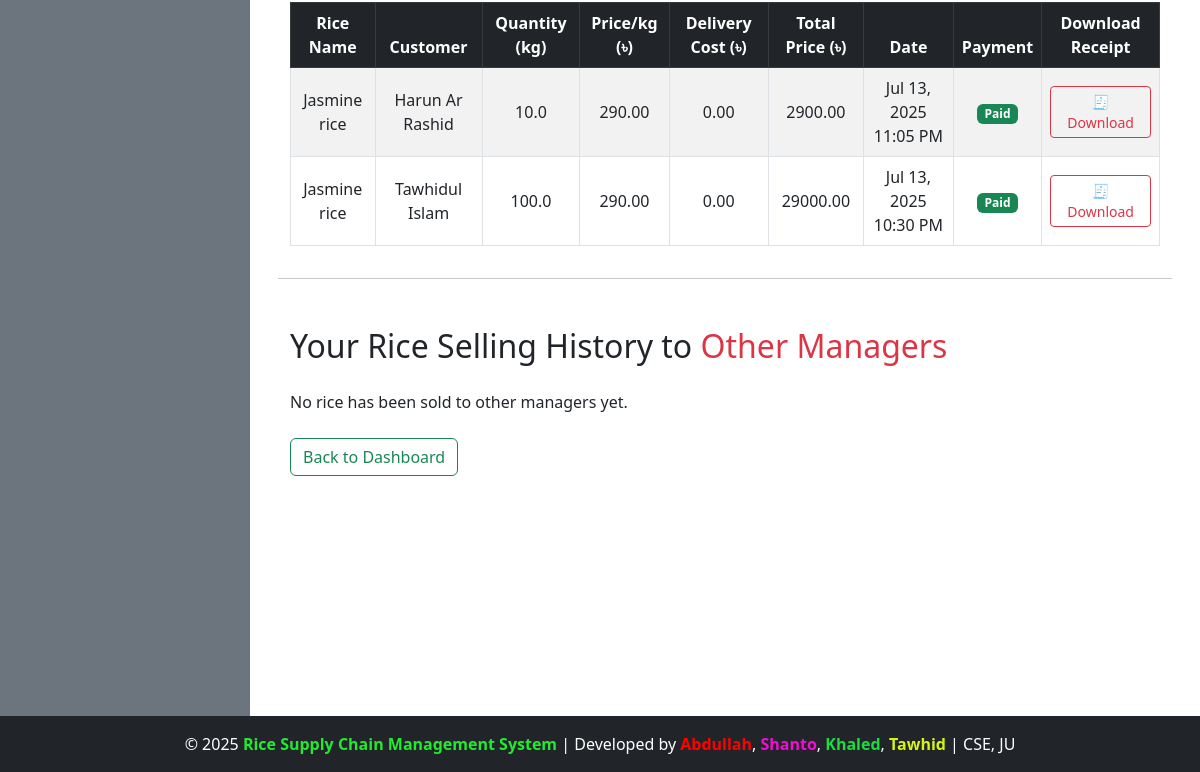
Page /manager/purchase_history/ (signed in, lower part) on the earlier database version.
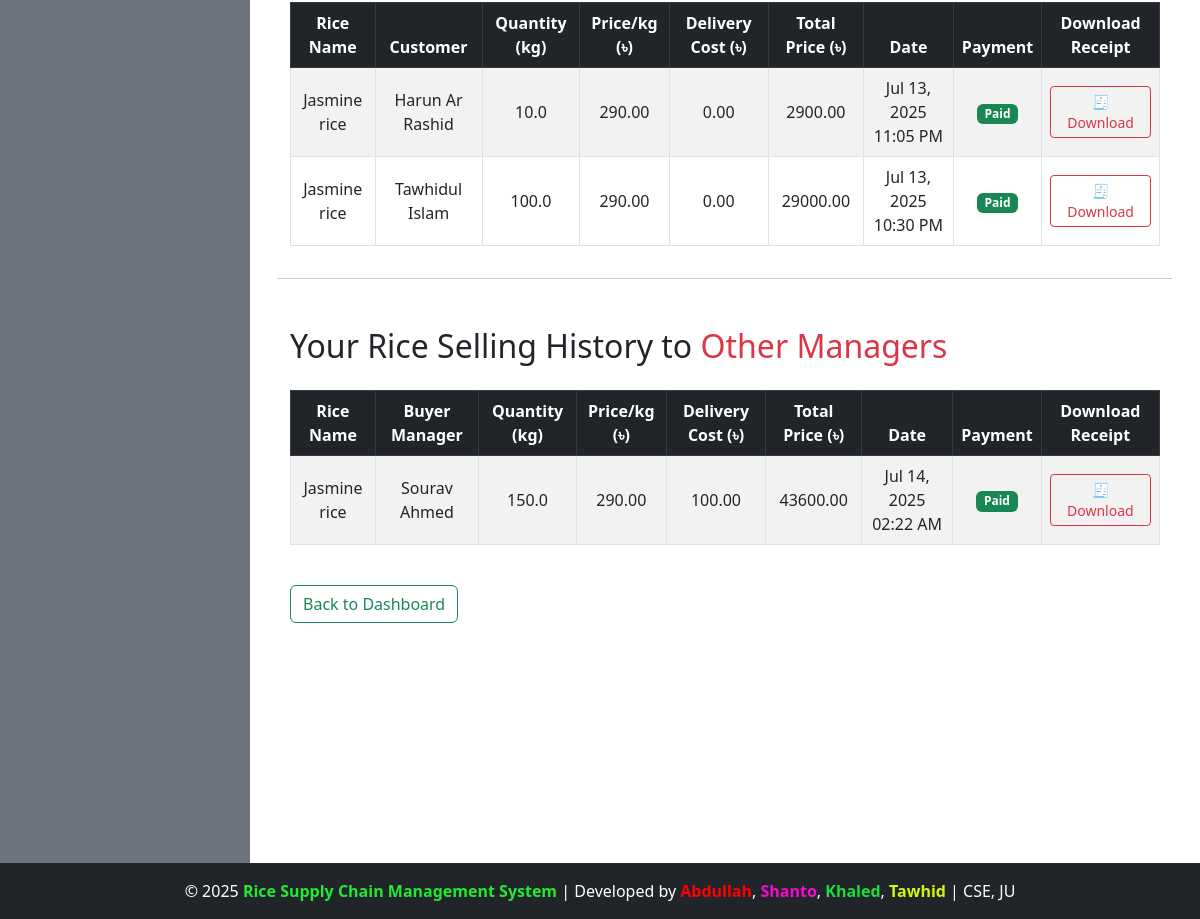
Same page on the later database version.
### customer/models.py (models this page shows, shortened)
class Purchase_Rice(models.Model):
    STATUS_CHOICES = [
        ('Pending', 'Pending'),
        ('Accepted', 'Accepted'),
        ('Cancel', 'Cancel'),
        ('Shipping', 'Shipping'),
        ('Delivered', 'Delivered'),
        ('Successful', 'Successful'),
    ]
    customer = models.ForeignKey(CustomUser, on_delete=models.CASCADE, related_name='customer_rice_purchases')
    rice = models.ForeignKey(RicePost, on_delete=models.CASCADE, related_name='customer_rice_orders')
    quantity_purchased = models.FloatField()
    total_price = models.DecimalField(max_digits=10, decimal_places=2)
    profit_or_loss = models.DecimalField(max_digits=10, decimal_places=2, default=0)
    delivery_cost = models.DecimalField(max_digits=6, decimal_places=2, default=0)
    is_confirmed = models.BooleanField(default=False)
    payment = models.BooleanField(default=False)
    status = models.CharField(max_length=20, choices=STATUS_CHOICES, default='Pending')  # ✅ New field
    purchase_date = models.DateTimeField(auto_now_add=True)

class CustomerProfile(models.Model):
    user = models.OneToOneField(CustomUser, on_delete=models.CASCADE, limit_choices_to={'role':'customer'},related_name="customerprofile")
    full_name = models.CharField(max_length=100)
    phone_number = models.CharField(max_length=11)
    Transaction_password = models.CharField(max_length=11,null=True,blank=True)
    address =models.TextField()
    image = models.ImageField(upload_to="customer_profile/",blank=True,null=True)
    date_of_birth = models.DateField(blank=True,null=True)
    created_at = models.DateTimeField(auto_now_add=True,blank=True,null=True)

### manager/models.py (models this page shows, shortened)
class RicePost(models.Model):
    manager = models.ForeignKey(CustomUser,on_delete=models.CASCADE, limit_choices_to={'role':'manager'},related_name="managerPost")
    rice_name = models.CharField(max_length=200, blank=True, null=True)
    quality = models.CharField(max_length=100)
    quantity_kg = models.FloatField()
    price_per_kg = models.DecimalField(max_digits=6, decimal_places=2)
    description = models.TextField()
    is_sold = models.BooleanField(default=False)
    rice_image = models.ImageField(upload_to="rice_image/",blank=True,null=True)
    created_at = models.DateTimeField(auto_now_add=True)

class PurchaseRice(models.Model):
    STATUS_CHOICES = [
        ('Pending', 'Pending'),
        ('Accepted', 'Accepted'),
        ('Shipping', 'Shipping'),
        ('Delivered', 'Delivered'),
        ('Successful', 'Successful'),
        ('Cancelled', 'Cancelled'),
    ]
    manager = models.ForeignKey(CustomUser, on_delete=models.CASCADE)
    rice = models.ForeignKey(RicePost, on_delete=models.CASCADE, related_name="PurchaseRice")
    quantity_purchased = models.FloatField()
    total_price = models.DecimalField(max_digits=10, decimal_places=2)
    profit_or_loss = models.FloatField(null=True, blank=True)
    delivery_cost = models.DecimalField(max_digits=6, decimal_places=2, default=0)
    is_confirmed = models.BooleanField(default=False)
    payment = models.BooleanField(default=False)
    status = models.CharField(max_length=20, choices=STATUS_CHOICES, default='Pending')  # ✅ Add this line
    purchase_date = models.DateTimeField(auto_now_add=True)

class ManagerProfile(models.Model):
    user = models.OneToOneField(CustomUser,on_delete=models.CASCADE,limit_choices_to={'role':'manager'},related_name="managerprofile")
    full_name = models.CharField(max_length=100)
    phone_number = models.CharField(max_length=11)
    transaction_password = models.CharField(blank=True)
    address = models.TextField()
    mill_name = models.CharField(max_length=100)
    mill_location = models.TextField()
    profile_image = models.ImageField(upload_to="manager_profile/",blank=True,null=True)
    experience_year = models.PositiveIntegerField(blank=True, null=True)
    bio = models.TextField(blank=True)
    created_at = models.DateTimeField(auto_now_add=True)

### accounts/models.py (models this page shows, shortened)
class CustomUser(AbstractUser):
    ROLE_CHOICES = (
        ('admin', 'Admin'),
        ('manager', 'Manager'),
        ('customer', 'Customer'),
        ('dealer', 'Dealer'),
    )
    role = models.CharField(max_length=20, choices=ROLE_CHOICES, default='admin')

### manager/views.py (the view)
# urls.py: path('purchase_history/', views.purchase_history, name='purchase_history'),
@login_required(login_url="login")
@user_passes_test(check_manager_and_admin)
def purchase_history(request):
    purchases_paddy = Purchase_paddy.objects.filter(manager=request.user,status="Successful").order_by("-purchase_date")
    selling_rice = Purchase_Rice.objects.filter(rice__manager=request.user,status="Successful").order_by("-purchase_date")
    purchases_rice_from_others_manager = PurchaseRice.objects.filter(manager=request.user,status="Successful").order_by("-purchase_date")
    selling_rice_to_managers = PurchaseRice.objects.filter(rice__manager=request.user,status="Successful").order_by("-purchase_date")
    context = {
        "purchases_paddy": purchases_paddy,
        "purchases_rice": purchases_rice_from_others_manager,
        "seling_rice": selling_rice,
        "seling_rice_to_managers": selling_rice_to_managers,
    }
    return render(request, "manager/purchase_history.html", context)

### admin_panel/context_processors.py (called while the page is built)
def admin_profile(request):
    if request.user.is_authenticated:
        try:
            admin = AdminProfile.objects.get(user=request.user)
            return {'admin': admin}
        except AdminProfile.DoesNotExist:
            return {}
    return {}

### customer/context_processors.py (called while the page is built)
def customer_profile(request):
    if request.user.is_authenticated:
        try:
            customer = CustomerProfile.objects.get(user=request.user)
            return {'customer': customer}
        except CustomerProfile.DoesNotExist:
            return {}
    return {}

### manager/context_processors.py (called while the page is built)
def manager_profile(request):
    if request.user.is_authenticated:
        try:
            manager = ManagerProfile.objects.get(user=request.user)
            return {'manager': manager}
        except ManagerProfile.DoesNotExist:
            return {}
    return {}

### manager/views.py (called while the page is built)
def check_manager_and_admin(user):
    return user.is_authenticated and user.role in ['manager','admin']

### manager/templates/manager/purchase_history.html (shortened to what the changed rows need)
{% extends "base.html" %}
{% block content %}
<div class="container mt-5">
    {% if seling_rice %}
        <div class="table-responsive">
            <table class="table table-bordered table-hover table-striped">
                <thead class="table-dark text-center">
                    <tr>
                        <th>Rice Name</th>
                        <th>Customer</th>
                        <th>Quantity (kg)</th>
                        <th>Price/kg (৳)</th>
                        <th>Delivery Cost (৳)</th>
                        <th>Total Price (৳)</th>
                        <th>Date</th>
                        <th>Payment</th>
                        <th>Download Receipt</th>
                    </tr>
                </thead>
                <tbody>
                    {% for purchase in seling_rice %}
                    <tr class="text-center align-middle">
                        <td>{{ purchase.rice.rice_name }}</td>
                        <td>
                            {% if purchase.customer.customerprofile %}
                                {{ purchase.customer.customerprofile.full_name }}
                            {% else %}
                                {{ purchase.customer.username }}
                            {% endif %}
                        </td>
                        <td>{{ purchase.quantity_purchased }}</td>
                        <td>{{ purchase.rice.price_per_kg }}</td>
                        <td>{{ purchase.delivery_cost }}</td>
                        <td>{{ purchase.total_price }}</td>
                        <td>{{ purchase.purchase_date|date:"M d, Y h:i A" }}</td>
                        <td>
                            {% if purchase.payment %}
                                <span class="badge bg-success">Paid</span>
                            {% else %}
                                <span class="badge bg-warning">Unpaid</span>
                            {% endif %}
                        </td>
                        <td>
                            <form action="{% url 'download_receipt_for_selling_rice_to_customer_for_manager' purchase.id %}" method="get">
                                    <button type="submit" class="btn btn-sm btn-outline-danger">
                                        🧾 Download
                                    </button>
                            </form>
                        </td>
                    </tr>
                    {% endfor %}
                </tbody>
            </table>
        </div>
    {% else %}
        <p>No rice has been sold to customers yet.</p>
    {% endif %}
</div>
<div class="container mt-5">
    <h2 class="mb-4">
        {% if check == 1 %}
            <span class="text-danger fw-bold">{{ manager.full_name }}'s</span> Rice Selling History to Managers
        {% else %}
            Your Rice Selling History to <span class="text-danger">Other Managers</span>
        {% endif %}
    </h2>
    {% if seling_rice_to_managers %}
        <div class="table-responsive">
            <table class="table table-bordered table-hover table-striped">
                <thead class="table-dark text-center">
                    <tr>
                        <th>Rice Name</th>
                        <th>Buyer Manager</th>
                        <th>Quantity (kg)</th>
                        <th>Price/kg (৳)</th>
                        <th>Delivery Cost (৳)</th>
                        <th>Total Price (৳)</th>
                        <th>Date</th>
                        <th>Payment</th>
                        <th>Download Receipt</th>
                    </tr>
                </thead>
                <tbody>
                    {% for purchase in seling_rice_to_managers %}
                    <tr class="text-center align-middle">
                        <td>{{ purchase.rice.rice_name }}</td>
                        <td>{{ purchase.manager.managerprofile.full_name }}</td>
                        <td>{{ purchase.quantity_purchased }}</td>
                        <td>{{ purchase.rice.price_per_kg }}</td>
                        <td>{{ purchase.delivery_cost }}</td>
                        <td>{{ purchase.total_price }}</td>
                        <td>{{ purchase.purchase_date|date:"M d, Y h:i A" }}</td>
                        <td>
                            {% if purchase.payment %}
                                <span class="badge bg-success">Paid</span>
                            {% else %}
                                <span class="badge bg-warning">Unpaid</span>
                            {% endif %}
                        </td>
                        <td>
                            <form action="{% url 'download_receipt_for_selling_rice_to_others_manager_for_manager' purchase.id %}" method="get">
                                    <button type="submit" class="btn btn-sm btn-outline-danger">
                                        🧾 Download
                                    </button>
                            </form>
                        </td>
                    </tr>
                    {% endfor %}
                </tbody>
            </table>
        </div>
    {% else %}
        <p>No rice has been sold to other managers yet.</p>
    {% endif %}
    <div class="mt-4">
        {% if request.user.role == "admin" %}
            <a href="{% url 'see_all_manager' %}" class="btn btn-outline-success">Back to All Managers</a>
        {% else %}
            <a href="{% url 'manager_dashboard' %}" class="btn btn-outline-success">Back to Dashboard</a>
        {% endif %}
    </div>
</div>
{% endblock %}

Differences in the rows shown:
added PurchaseRice: rice.rice_name "Jasmine rice", manager.managerprofile.full_name "Sourav Ahmed", quantity_purchased "150.0", rice.price_per_kg "290.00", delivery_cost "100.00", total_price "43600.00", purchase_date "Jul 14, 2025 02:22 AM", payment "Paid"
Other differences:
text no longer shown: "No rice has been sold to other managers yet."
text now shown: "Rice Name Buyer Manager Quantity (kg) Price/kg (৳) Delivery Cost (৳) Total Price (৳) Date Payment Download Receipt"
